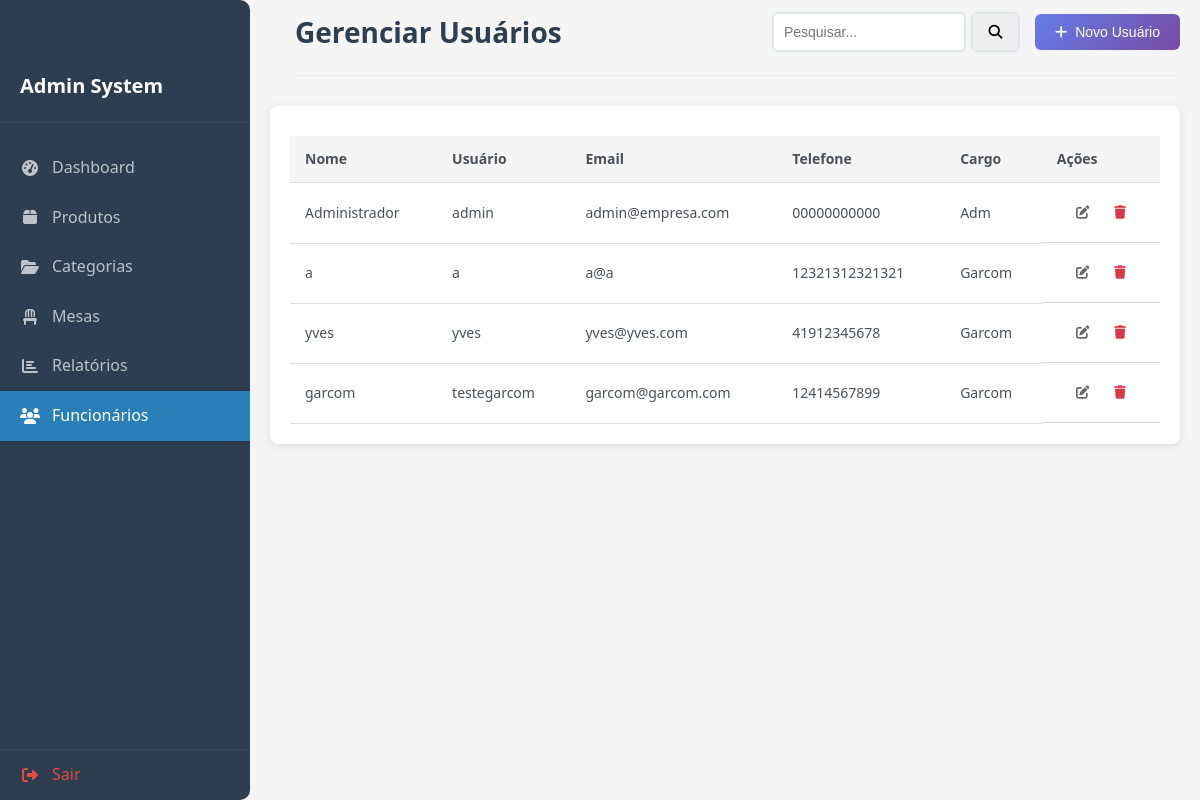
/gecom-adm/funcionarios.php, run on the app's committed database.
### tables this page shows
CREATE TABLE `users` (
  `id` int NOT NULL AUTO_INCREMENT,
  `name` varchar(100) NOT NULL,
  `username` varchar(50) NOT NULL,
  `password` varchar(255) NOT NULL,
  `email` varchar(100) NOT NULL,
  `phone` varchar(30) DEFAULT NULL,
  `cargo` enum('cozinheiro','garcom','adm') DEFAULT 'garcom',
  `created_at` timestamp NULL DEFAULT CURRENT_TIMESTAMP,
  PRIMARY KEY (`id`),
  UNIQUE KEY `username` (`username`),
  UNIQUE KEY `email` (`email`)
);

### gecom-adm/funcionarios.php (the view, shortened to what this page needs)
<?php
require_once 'config/database.php';
$search = $_GET['search'] ?? '';
$query = "SELECT * FROM users";
$params = [];
$stmt = $pdo->prepare($query);
$stmt->execute($params);
$users = $stmt->fetchAll(PDO::FETCH_ASSOC);
?>
<!DOCTYPE html>
<html lang="pt-BR">
<head>
    <link rel="stylesheet" href="assets/css/style.css?v=1.1">
    <link rel="stylesheet" href="https://cdnjs.cloudflare.com/ajax/libs/font-awesome/6.0.0/css/all.min.css">
</head>
<body>
    <?php include 'includes/sidebar.php'; ?>
    <div class="main-content">
        <div class="header">
            <h1>Gerenciar Usuários</h1>
            <div class="header-actions">
                <form style="display: flex; gap: 5px" method="get" class="search-form">
                    <input style="width: 80%; border: 2px solid #e1e5e9; border-radius: 6px; font-size: 14px; transition: border-color 0.3s; padding: 10px;" type="text" name="search" placeholder="Pesquisar..." value="<?= htmlspecialchars($search) ?>">
                    <button style="width: 20%; border: 2px solid #e1e5e9; border-radius: 6px; font-size: 14px; transition: border-color 0.3s; padding: 10px;" type="submit"><i class="fas fa-search"></i></button>
                </form>
                <button class="btn btn-primary" onclick="openModal()">
                    <i class="fas fa-plus"></i> Novo Usuário
                </button>
            </div>
        </div>
        <div class="card">
            <div class="card-content">
                <div class="table-responsive">
                    <table class="table">
                        <thead>
                            <tr>
                                <th>Nome</th>
                                <th>Usuário</th>
                                <th>Email</th>
                                <th>Telefone</th>
                                <th>Cargo</th>
                                <th>Ações</th>
                            </tr>
                        </thead>
                        <tbody>
                            <?php foreach ($users as $user): ?>
                                <tr>
                                    <td><?= htmlspecialchars($user['name']) ?></td>
                                    <td><?= htmlspecialchars($user['username']) ?></td>
                                    <td><?= htmlspecialchars($user['email']) ?></td>
                                    <td><?= htmlspecialchars($user['phone']) ?></td>
                                    <td><?= ucfirst($user['cargo']) ?></td>
                                    <td class="actions">
                                        <button class="btn-icon" onclick="editUser(<?= $user['id'] ?>)">
                                            <i class="fas fa-edit"></i>
                                        </button>
                                        <button class="btn-icon btn-danger" onclick="confirmDelete(<?= $user['id'] ?>)">
                                            <i class="fas fa-trash"></i>
                                        </button>
                                    </td>
                                </tr>
                            <?php endforeach; ?>
                        </tbody>
                    </table>
                </div>
            </div>
        </div>
    </div>
</body>
</html>

### gecom-adm/assets/css/style.css (style rules this page uses)
* { margin: 0; padding: 0; box-sizing: border-box; }
body { font-family: "Segoe UI", Tahoma, Geneva, Verdana, sans-serif; background-color: #f5f5f5; color: #333; line-height: 1.6; display: flex; flex-direction: row; height: 100vh; overflow: hidden; margin: 0; padding: 0; }
.main-content { display: flex; flex-direction: column; width: 100%; height: 100vh; overflow-y: auto; padding: 0px 20px 0px 20px; }
.header { display: flex; justify-content: space-between; align-items: center; margin-bottom: 30px; padding-bottom: 20px; border-bottom: 1px solid #e9ecef; margin-top: 10px; margin-left: 25px; }
.header h1 { font-size: 28px; color: #2c3e50; margin: 0; }
.header-actions { display: flex; gap: 15px; align-items: center; }
.card { background: white; border-radius: 8px; box-shadow: 0 2px 10px rgba(0, 0, 0, 0.1); margin-bottom: 20px; }
.card-content { padding: 20px; }
.btn { display: inline-flex; align-items: center; gap: 8px; padding: 10px 20px; border: none; border-radius: 6px; font-size: 14px; font-weight: 500; cursor: pointer; text-decoration: none; transition: all 0.3s; white-space: nowrap; }
.btn-primary { background: linear-gradient(135deg, #667eea 0%, #764ba2 100%); color: white; }
.btn-danger { background: #dc3545; color: white; }
.btn-icon { background: none; border: none; padding: 8px; border-radius: 4px; cursor: pointer; color: #666; transition: all 0.3s; padding: 10px; justify-content: center; }
.btn-icon.btn-danger { color: #dc3545; }
.table-responsive { overflow-x: auto; }
.table { width: 100%; border-collapse: collapse; margin-top: 10px; }
.table th, .table td { padding: 12px; text-align: left; border-bottom: 1px solid #e9ecef; }
.table th { background-color: #f8f9fa; font-weight: 600; color: #495057; font-size: 14px; }
.table td { font-size: 14px; color: #495057; }
.actions { display: flex; gap: 5px; justify-content: center; }
.table { width: 100%; border-collapse: collapse; }
.table th, .table td { padding: 12px 15px; text-align: left; border-bottom: 1px solid #ddd; }
.table th { background-color: #f5f5f5; }

### gecom-adm/includes/sidebar.php (style rules this page uses)
* { margin: 0; padding: 0; box-sizing: border-box; }
body { font-family: "Segoe UI", Tahoma, Geneva, Verdana, sans-serif; background-color: #f5f5f5; color: #333; line-height: 1.6; display: flex; flex-direction: row; height: 100vh; overflow: hidden; margin: 0; padding: 0; }
.main-content { display: flex; flex-direction: column; width: 100%; height: 100vh; overflow-y: auto; padding: 0px 20px 0px 20px; transition: margin-left 0.3s ease; }
.header { display: flex; justify-content: space-between; align-items: center; margin-bottom: 30px; padding-bottom: 20px; border-bottom: 1px solid #e9ecef; margin-top: 10px; }
.header h1 { font-size: 28px; color: #2c3e50; margin: 0; }
.header-actions { display: flex; gap: 15px; align-items: center; }
@media (min-width: 992px) { .main-content { margin-left: 0; width: calc(100% - 250px); } }

### data on the page
users: name "Administrador", username "admin", email "admin@empresa.com", phone "00000000000", cargo "Adm"
users: name "a", username "a", email "a@a", phone "12321312321321", cargo "Garcom"
users: name "yves", username "yves", email "yves@yves.com", phone "41912345678", cargo "Garcom"
users: name "garcom", username "testegarcom", email "garcom@garcom.com", phone "12414567899", cargo "Garcom"
